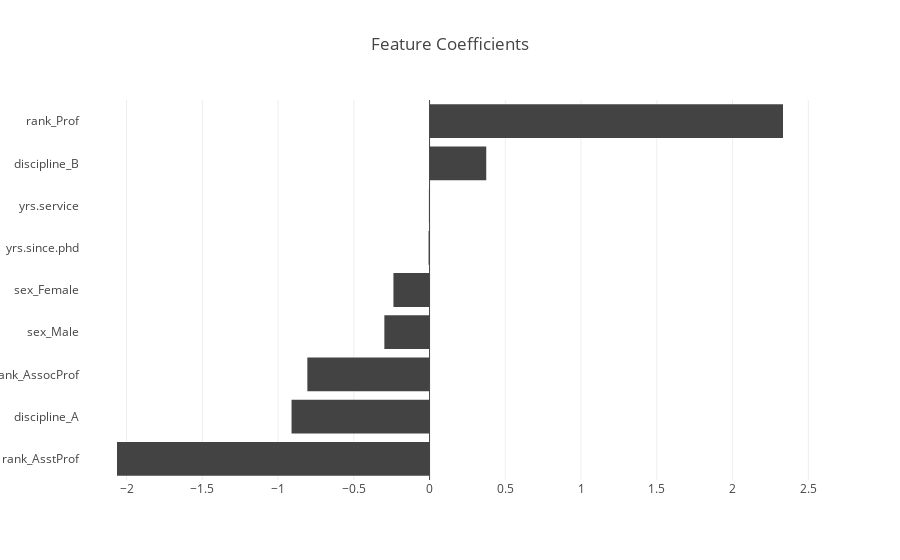

The notebook cell saved with this chart:
### Code cell
list1, list2 = zip(*sorted(zip(clf5.coef_[0], X.columns)))
data_plot = [go.Bar(
            x=list1,
            y=list2,
            orientation = 'h',
            marker=dict(
        color='rgb(67, 67, 67)'))]
layout={
        "title":'Feature Coefficients'
    }
off.iplot({'data':data_plot,'layout':layout})

### Figure 1 — Plotly figure (JSON) as saved in the notebook; plotly's stock layout.template omitted (floating-point values rounded to 4 significant figures)
{"data": [{"marker": {"color": "rgb(67, 67, 67)"}, "orientation": "h", "type": "bar", "x": [-2.063, -0.911, -0.8067, -0.2983, -0.2384, -0.006695, -0.004331, 0.3742, 2.333], "y": ["rank_AsstProf", "discipline_A", "rank_AssocProf", "sex_Male", "sex_Female", "yrs.since.phd", "yrs.service", "discipline_B", "rank_Prof"]}], "layout": {"title": "Feature Coefficients"}}
